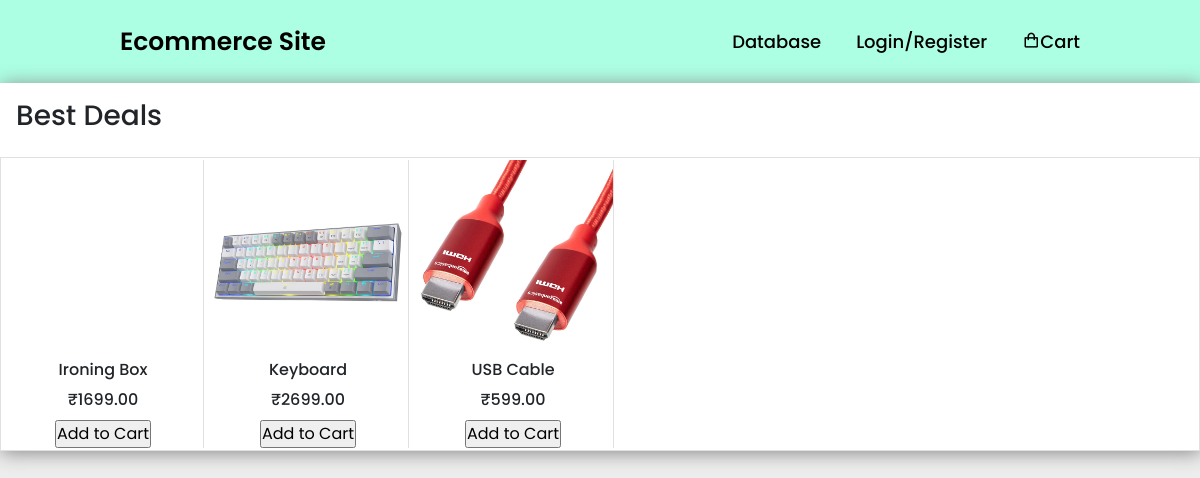
The app's page /, older data.
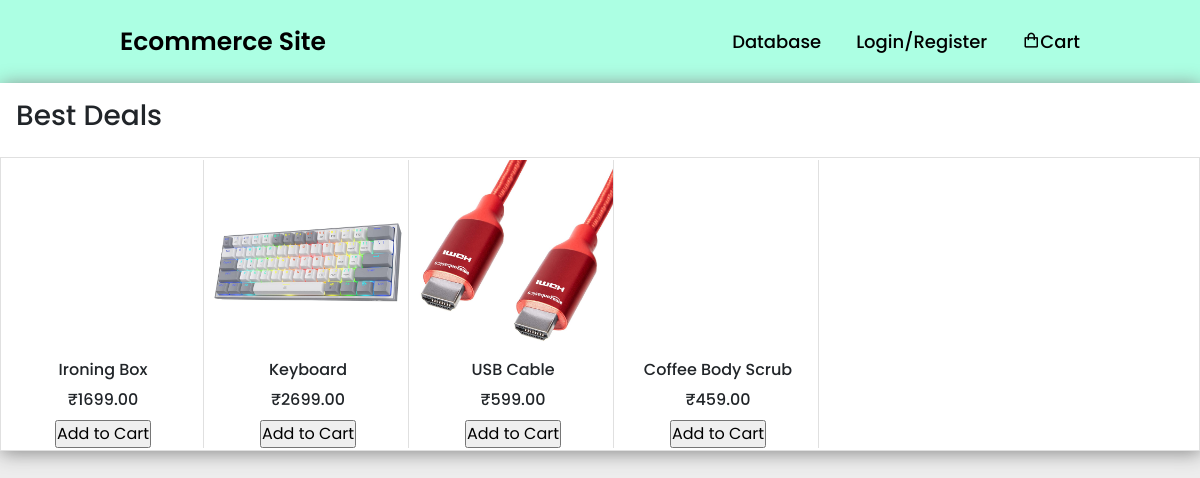
The same page, newer data.
### store/models.py (models this page shows, shortened)
class Product(models.Model):
    name = models.CharField(max_length=100)
    price = models.DecimalField(max_digits=10, decimal_places=2)
    image = models.ImageField(upload_to='product_images/')

### core/views.py (the view)
# urls.py: path('', FrontPage, name='frontpage'),
def FrontPage(request):
    return render(request, 'frontpage.html', {'products': Product.objects.all})

### core/templates/frontpage.html (shortened to what this page needs)
{% extends 'header.html' %}
{% load static %}
{% block content %}
<section>
    <div class="deals1 deal-box">
        <h3 id="deals-head">Best Deals</h3>
        <div class="deals">
          {% for item in products %}
            <div class="deals-item">
              <div class="image">
                <a href="#"><img src="{{ item.image.url }}" width="100%" alt="{{ product.name }}"></a>
              </div>
              <h6 id="deals-text">{{ item.name }}</h6>
              <h6 id="deals-text">₹{{ item.price }}</h6>
              <form method="post" action="{% url 'add_to_cart' item.id %}">
                <input type="submit" value="Add to Cart">
              </form>
            </div>
          {% endfor %}
        </div>
    </div>
</section>
{% endblock %}

Row changes from the older to the newer data that the page shows:
added Product: name "Coffee Body Scrub", price "459.00"
